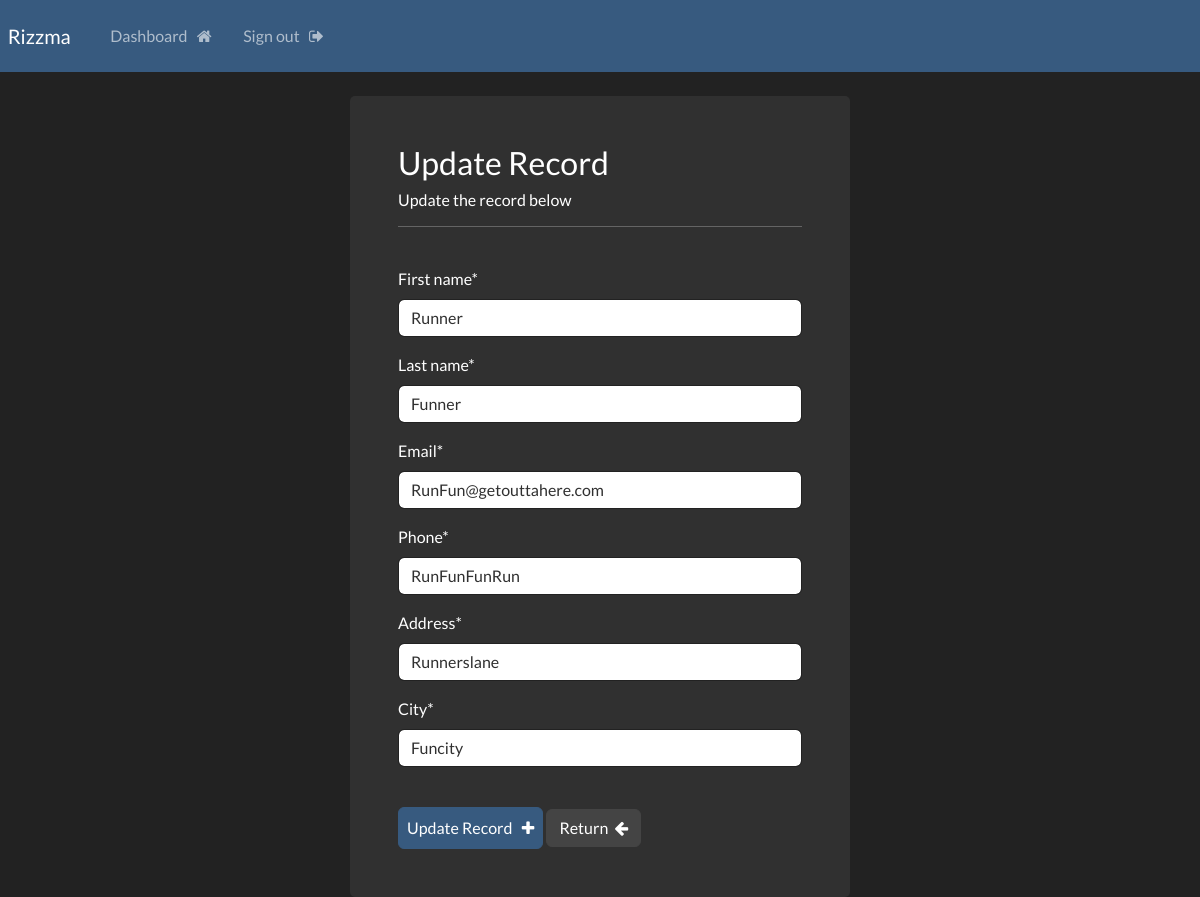
Page /update-record/2 (signed in) on the committed database.
### website/models.py (models this page shows, shortened)
class Record(models.Model):
    creation_data = models.DateTimeField(auto_now_add=True)
    first_name = models.CharField(max_length=100)
    last_name = models.CharField(max_length=100)
    email = models.CharField(max_length=255)
    phone = models.CharField(max_length=20)
    address = models.CharField(max_length=255)
    city = models.CharField(max_length=255)

### website/views.py (the view)
# urls.py: path('update-record/<int:pk>', views.update_record, name='update-record'),
@login_required(login_url='my-login')
def update_record(request, pk):
    record = Record.objects.get(id=pk)
    form = UpdateRecordForm(instance=record)
    if request.method == "POST":
        form = UpdateRecordForm(request.POST, instance=record)
        if form.is_valid():
            form.save()
            messages.success(request,'Record has been updated!')
            return redirect('dashboard')
    context = {'update_form':form}
    return render(request,'website/update-record.html', context=context)

### website/forms.py
class UpdateRecordForm(forms.ModelForm):
    class Meta:
        model = Record
        fields = ['first_name','last_name','email','phone','address','city']

### website/templates/website/update-record.html (shortened to what this page needs)
{% extends 'website/base.html' %}
{% load crispy_forms_tags %}
{% block content %}
<br>
<div class="container bg-dark p-5 form-layout">
    <h3>Update Record</h3>
    <h6>Update the record below</h6>
    <hr>
    <br>
    <form method="POST" autocomplete="off">
        {{update_form|crispy}}
        <br>
        <button type="submit" class="btn btn-primary w-20 btn-block p-2" >Update Record &nbsp; <i class="fa fa-plus" aria-hidden="true"></i></button>
        <a href="{% url 'dashboard' %}" class="btn btn-secondary w-10">Return &nbsp;<i class="fa fa-arrow-left" aria-hidden="true"></i></a>
    </form>
</div>
{% endblock %}

### static/css/style.css (style rules this page uses)
.form-layout { border-radius: 5px; width: 500px; }

### rows in the picture
Record: first_name "Runner", last_name "Funner", email "RunFun@getouttahere.com", phone "RunFunFunRun", address "Runnerslane", city "Funcity"
